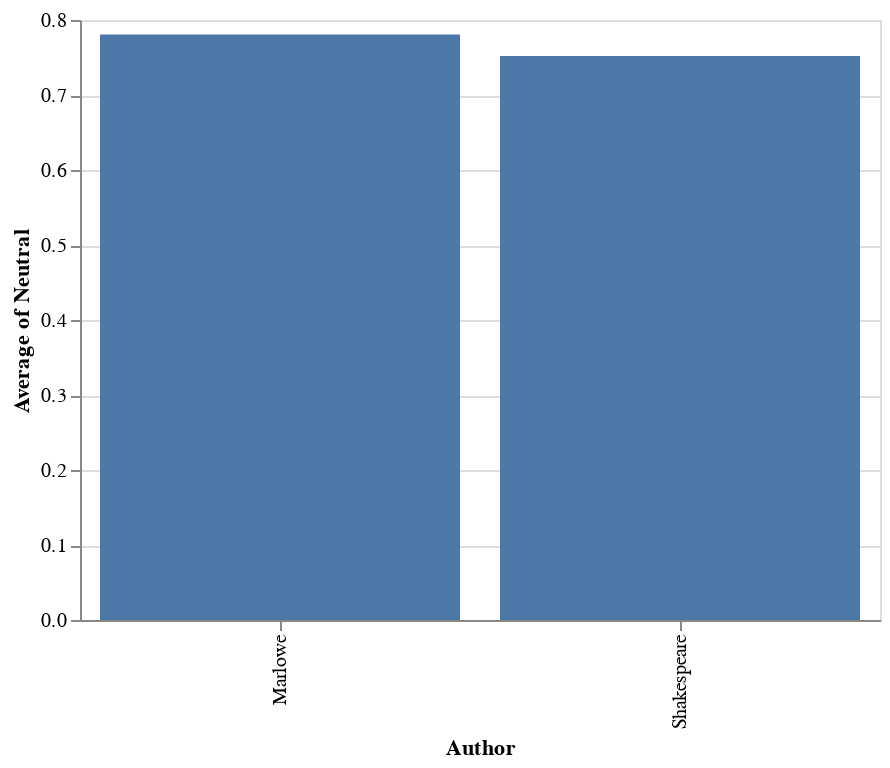

The code cell stored with this chart in its notebook:
### Code cell
alt.Chart(df).mark_bar().encode(x='Author',y='average(Neutral)')

### Figure 1 — Vega-Lite specification as saved in the notebook (floating-point values rounded to 4 significant figures)
{"$schema": "https://vega.github.io/schema/vega-lite/v2.6.0.json", "config": {"view": {"height": 300, "width": 400}}, "data": {"name": "data-033e35f39209e7bd9450bf4e917ef80e"}, "datasets": {"data-033e35f39209e7bd9450bf4e917ef80e": [{"Author": "Marlowe", "Negative": 0.09, "Neutral": 0.79, "Positive": 0.12, "Text": "jew_of_malta.txt"}, {"Author": "Marlowe", "Negative": 0.08, "Neutral": 0.798, "Positive": 0.121, "Text": "massacre_at_paris.txt"}, {"Author": "Marlowe", "Negative": 0.091, "Neutral": 0.768, "Positive": 0.141, "Text": "tamburlaine.txt"}, {"Author": "Marlowe", "Negative": 0.089, "Neutral": 0.792, "Positive": 0.119, "Text": "faustus.txt"}, {"Author": "Marlowe", "Negative": 0.062, "Neutral": 0.851, "Positive": 0.087, "Text": "dido_queen_of_carthage.txt"}, {"Author": "Marlowe", "Negative": 0.112, "Neutral": 0.755, "Positive": 0.133, "Text": "edward_II.txt"}, {"Author": "Marlowe", "Negative": 0.1, "Neutral": 0.71, "Positive": 0.19, "Text": "hero_and_leander.txt"}, {"Author": "Shakespeare", "Negative": 0.084, "Neutral": 0.794, "Positive": 0.122, "Text": "henry_vi_3.txt"}, {"Author": "Shakespeare", "Negative": 0.093, "Neutral": 0.729, "Positive": 0.179, "Text": "love_labours_lost.txt"}, {"Author": "Shakespeare", "Negative": 0.089, "Neutral": 0.797, "Positive": 0.114, "Text": "henry_vi_2.txt"}, {"Author": "Shakespeare", "Negative": 0.132, "Neutral": 0.731, "Positive": 0.138, "Text": "henry_vi_1.txt"}, {"Author": "Shakespeare", "Negative": 0.147, "Neutral": 0.695, "Positive": 0.157, "Text": "richard_iii.txt"}, {"Author": "Shakespeare", "Negative": 0.073, "Neutral": 0.767, "Positive": 0.159, "Text": "taming_of_the_shrew.txt"}, {"Author": "Shakespeare", "Negative": 0.093, "Neutral": 0.733, "Positive": 0.174, "Text": "two_gentleman_of_verona.txt"}, {"Author": "Shakespeare", "Negative": 0.085, "Neutral": 0.829, "Positive": 0.086, "Text": "comedy_of_errors.txt"}, {"Author": "Shakespeare", "Negative": 0.126, "Neutral": 0.721, "Positive": 0.152, "Text": "edward_iii.txt"}, {"Author": "Shakespeare", "Negative": 0.137, "Neutral": 0.723, "Positive": 0.14, "Text": "titus_andronicus.txt"}]}, "encoding": {"x": {"field": "Author", "type": "nominal"}, "y": {"aggregate": "average", "field": "Neutral", "type": "quantitative"}}, "mark": "bar"}
